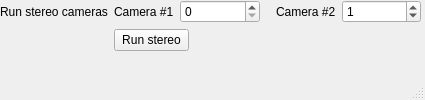
<?xml version="1.0" encoding="UTF-8"?>
<ui version="4.0">
 <class>CameraWindow</class>
 <widget class="QMainWindow" name="CameraWindow">
  <property name="geometry">
   <rect>
    <x>0</x>
    <y>0</y>
    <width>425</width>
    <height>100</height>
   </rect>
  </property>
  <property name="sizePolicy">
   <sizepolicy hsizetype="Minimum" vsizetype="Minimum">
    <horstretch>0</horstretch>
    <verstretch>0</verstretch>
   </sizepolicy>
  </property>
  <property name="minimumSize">
   <size>
    <width>425</width>
    <height>100</height>
   </size>
  </property>
  <property name="maximumSize">
   <size>
    <width>425</width>
    <height>100</height>
   </size>
  </property>
  <property name="windowTitle">
   <string>Select camera</string>
  </property>
  <widget class="QWidget" name="centralwidget">
   <widget class="QWidget" name="verticalWidget" native="true">
    <property name="geometry">
     <rect>
      <x>0</x>
      <y>0</y>
      <width>421</width>
      <height>81</height>
     </rect>
    </property>
    <property name="sizePolicy">
     <sizepolicy hsizetype="Maximum" vsizetype="Maximum">
      <horstretch>0</horstretch>
      <verstretch>0</verstretch>
     </sizepolicy>
    </property>
    <layout class="QVBoxLayout" name="verticalLayout">
     <item>
      <layout class="QFormLayout" name="formLayout">
       <item row="0" column="0">
        <widget class="QLabel" name="runStereoLabel">
         <property name="text">
          <string>Run stereo cameras</string>
         </property>
        </widget>
       </item>
       <item row="0" column="1">
        <layout class="QHBoxLayout" name="horizontalLayout_3">
         <item>
          <widget class="QLabel" name="label_2">
           <property name="sizePolicy">
            <sizepolicy hsizetype="Fixed" vsizetype="Preferred">
             <horstretch>0</horstretch>
             <verstretch>0</verstretch>
            </sizepolicy>
           </property>
           <property name="text">
            <string>Camera #1</string>
           </property>
          </widget>
         </item>
         <item>
          <widget class="QSpinBox" name="cam2">
           <property name="sizePolicy">
            <sizepolicy hsizetype="Preferred" vsizetype="Preferred">
             <horstretch>0</horstretch>
             <verstretch>0</verstretch>
            </sizepolicy>
           </property>
           <property name="value">
            <number>0</number>
           </property>
          </widget>
         </item>
         <item>
          <spacer name="horizontalSpacer_3">
           <property name="orientation">
            <enum>Qt::Horizontal</enum>
           </property>
           <property name="sizeType">
            <enum>QSizePolicy::Fixed</enum>
           </property>
           <property name="sizeHint" stdset="0">
            <size>
             <width>10</width>
             <height>20</height>
            </size>
           </property>
          </spacer>
         </item>
         <item>
          <widget class="QLabel" name="label_3">
           <property name="sizePolicy">
            <sizepolicy hsizetype="Fixed" vsizetype="Preferred">
             <horstretch>0</horstretch>
             <verstretch>0</verstretch>
            </sizepolicy>
           </property>
           <property name="text">
            <string>Camera #2</string>
           </property>
          </widget>
         </item>
         <item>
          <widget class="QSpinBox" name="cam1">
           <property name="sizePolicy">
            <sizepolicy hsizetype="Preferred" vsizetype="Preferred">
             <horstretch>0</horstretch>
             <verstretch>0</verstretch>
            </sizepolicy>
           </property>
           <property name="value">
            <number>1</number>
           </property>
          </widget>
         </item>
        </layout>
       </item>
       <item row="1" column="1">
        <widget class="QPushButton" name="pushButtonStereo">
         <property name="minimumSize">
          <size>
           <width>75</width>
           <height>0</height>
          </size>
         </property>
         <property name="maximumSize">
          <size>
           <width>75</width>
           <height>16777215</height>
          </size>
         </property>
         <property name="text">
          <string>Run stereo</string>
         </property>
        </widget>
       </item>
      </layout>
     </item>
    </layout>
   </widget>
  </widget>
  <widget class="QStatusBar" name="statusbar"/>
 </widget>
 <resources/>
 <connections/>
</ui>
